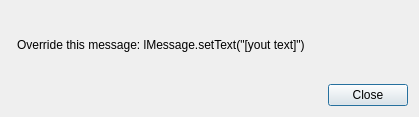
<?xml version="1.0" encoding="UTF-8"?>
<ui version="4.0">
 <class>Dialog</class>
 <widget class="QDialog" name="Dialog">
  <property name="geometry">
   <rect>
    <x>0</x>
    <y>0</y>
    <width>419</width>
    <height>117</height>
   </rect>
  </property>
  <property name="sizePolicy">
   <sizepolicy hsizetype="Fixed" vsizetype="Fixed">
    <horstretch>0</horstretch>
    <verstretch>0</verstretch>
   </sizepolicy>
  </property>
  <property name="windowTitle">
   <string>Dialog</string>
  </property>
  <property name="modal">
   <bool>true</bool>
  </property>
  <layout class="QVBoxLayout" name="verticalLayout">
   <item>
    <layout class="QHBoxLayout" name="horizontalLayout_2">
     <item>
      <widget class="QLabel" name="label">
       <property name="sizePolicy">
        <sizepolicy hsizetype="Fixed" vsizetype="Preferred">
         <horstretch>0</horstretch>
         <verstretch>0</verstretch>
        </sizepolicy>
       </property>
       <property name="text">
        <string>&lt;!DOCTYPE HTML PUBLIC &quot;-//W3C//DTD HTML 4.0//EN&quot; &quot;http://www.w3.org/TR/REC-html40/strict.dtd&quot;&gt;
&lt;html&gt;&lt;head&gt;&lt;meta name=&quot;qrichtext&quot; content=&quot;1&quot; /&gt;&lt;style type=&quot;text/css&quot;&gt;
p, li { white-space: pre-wrap; }
&lt;/style&gt;&lt;/head&gt;&lt;body style=&quot; font-family:'Lucida Grande'; font-size:13pt; font-weight:400; font-style:normal;&quot;&gt;
&lt;p style=&quot; margin-top:0px; margin-bottom:0px; margin-left:0px; margin-right:0px; -qt-block-indent:0; text-indent:0px;&quot;&gt;&lt;img src=&quot;:/info.png&quot; style=&quot;vertical-align: middle;&quot; /&gt;&lt;/p&gt;&lt;/body&gt;&lt;/html&gt;</string>
       </property>
      </widget>
     </item>
     <item>
      <widget class="QLabel" name="lMessage">
       <property name="font">
        <font>
         <weight>50</weight>
         <bold>false</bold>
        </font>
       </property>
       <property name="text">
        <string notr="true">Override this message: lMessage.setText(&quot;[yout text]&quot;)</string>
       </property>
      </widget>
     </item>
    </layout>
   </item>
   <item>
    <layout class="QHBoxLayout" name="horizontalLayout">
     <item>
      <spacer name="horizontalSpacer">
       <property name="orientation">
        <enum>Qt::Horizontal</enum>
       </property>
       <property name="sizeHint" stdset="0">
        <size>
         <width>40</width>
         <height>20</height>
        </size>
       </property>
      </spacer>
     </item>
     <item>
      <widget class="QPushButton" name="pushButton">
       <property name="text">
        <string>Close</string>
       </property>
      </widget>
     </item>
    </layout>
   </item>
  </layout>
 </widget>
 <resources>
  <include location="resources.qrc"/>
 </resources>
 <connections>
  <connection>
   <sender>pushButton</sender>
   <signal>clicked()</signal>
   <receiver>Dialog</receiver>
   <slot>close()</slot>
   <hints>
    <hint type="sourcelabel">
     <x>368</x>
     <y>87</y>
    </hint>
    <hint type="destinationlabel">
     <x>209</x>
     <y>58</y>
    </hint>
   </hints>
  </connection>
 </connections>
</ui>
